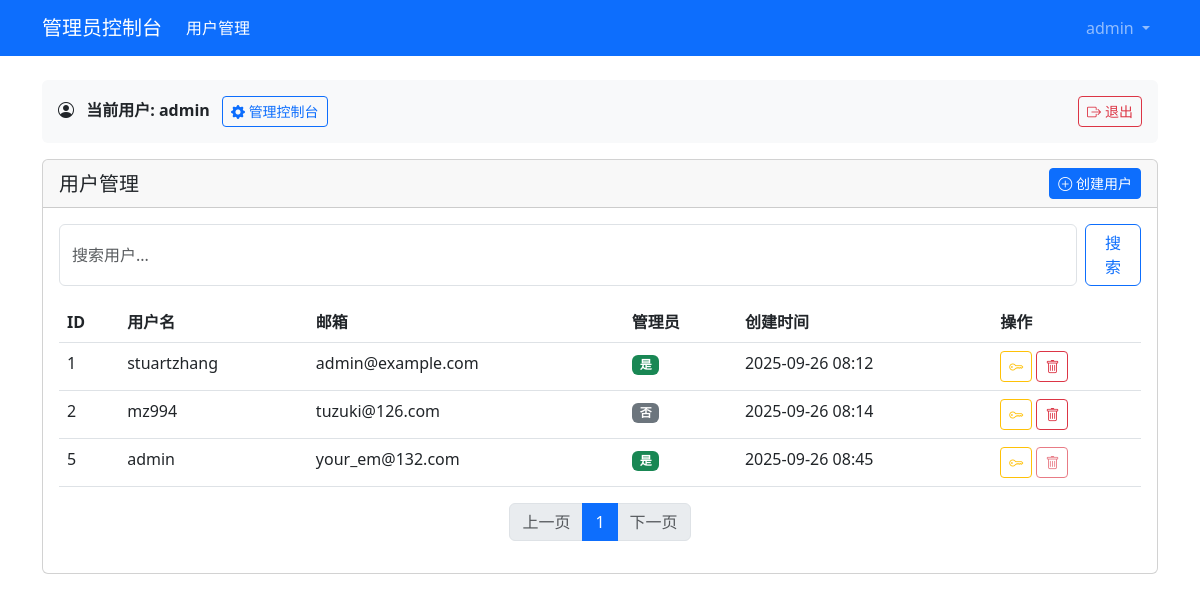
The app's page /admin/dashboard (signed in) with its own data.
### models/user.py (models this page shows, shortened)
class User(db.Model, UserMixin):
    __tablename__ = 'users'
    id = db.Column(db.Integer, primary_key=True)
    username = db.Column(db.String(64), unique=True, index=True)
    email = db.Column(db.String(120), unique=True, index=True)
    password_hash = db.Column(db.String(128))
    is_admin = db.Column(db.Boolean, default=False)
    created_at = db.Column(db.DateTime, default=datetime.utcnow)
    tasks = db.relationship('Task', backref='user', lazy='dynamic')
    issues = db.relationship('Issue', backref='user', lazy='dynamic')
    workflows = db.relationship('Workflow', backref='user', lazy='dynamic')
    @property
    def password(self):
        raise AttributeError('密码不是可读属性')

### routes/auth_routes.py (the view)
@auth_bp.route('/admin/dashboard')
@login_required
@admin_required
def admin_dashboard():
    search = request.args.get('search', '')
    page = request.args.get('page', 1, type=int)
    per_page = 10  # 每页显示的用户数量
    if search:
        users_query = User.query.filter(
            (User.username.contains(search)) |
            (User.email.contains(search))
        )
    else:
        users_query = User.query
    pagination = users_query.paginate(page=page, per_page=per_page, error_out=False)
    users = pagination.items
    return render_template('auth/admin_dashboard.html',
                          users=users,
                          pagination=pagination,
                          search=search)

### app.py (called while the page is built)
@login_manager.user_loader
def load_user(user_id):
    from models import User
    return User.query.get(int(user_id))

### routes/auth_routes.py (called while the page is built)
def admin_required(f):
    @wraps(f)
    def decorated_function(*args, **kwargs):
        if not current_user.is_authenticated or not current_user.is_admin:
            flash('您没有权限访问此页面', 'danger')
            return redirect(url_for('auth.login'))
        return f(*args, **kwargs)
    return decorated_function

### templates/auth/admin_dashboard.html (shortened to what this page needs)
{% extends 'base.html' %}
{% block navbar %}
<nav class="navbar navbar-expand-lg navbar-dark bg-primary">
    <div class="container">
        <a class="navbar-brand" href="{{ url_for('auth.admin_dashboard') }}">管理员控制台</a>
        <div class="collapse navbar-collapse" id="navbarNav">
            <ul class="navbar-nav me-auto">
                <li class="nav-item">
                    <a class="nav-link active" href="{{ url_for('auth.admin_dashboard') }}">用户管理</a>
                </li>
            </ul>
            <ul class="navbar-nav">
                <li class="nav-item dropdown">
                    <a class="nav-link dropdown-toggle" href="#" id="userDropdown" role="button" data-bs-toggle="dropdown">
                        {{ current_user.username }}
                    </a>
                </li>
            </ul>
        </div>
    </div>
</nav>
{% endblock %}
{% block content %}
<div class="row">
  <div class="col-md-12">
    <div class="card">
      <div class="card-header d-flex justify-content-between align-items-center">
        <h5 class="card-title mb-0">用户管理</h5>
        <a href="{{ url_for('auth.create_user') }}" class="btn btn-primary btn-sm">
          <i class="bi bi-plus-circle"></i> 创建用户
        </a>
      </div>
      <div class="card-body">
        <div class="mb-3">
          <form method="GET" action="{{ url_for('auth.admin_dashboard') }}" class="d-flex">
            <input type="text" name="search" class="form-control me-2" placeholder="搜索用户..." value="{{ search_query }}">
            <button type="submit" class="btn btn-outline-primary">搜索</button>
          </form>
        </div>
        <div class="table-responsive">
          <table class="table table-hover">
            <thead>
              <tr>
                <th>ID</th>
                <th>用户名</th>
                <th>邮箱</th>
                <th>管理员</th>
                <th>创建时间</th>
                <th>操作</th>
              </tr>
            </thead>
            <tbody>
              {% for user in users %}
              <tr>
                <td>{{ user.id }}</td>
                <td>{{ user.username }}</td>
                <td>{{ user.email }}</td>
                <td>
                  {% if user.is_admin %}
                  <span class="badge bg-success">是</span>
                  {% else %}
                  <span class="badge bg-secondary">否</span>
                  {% endif %}
                </td>
                <td>{{ user.created_at.strftime('%Y-%m-%d %H:%M') }}</td>
                <td>
                  <button class="btn btn-sm btn-outline-warning" data-bs-toggle="modal" data-bs-target="#resetPasswordModal"
                          data-user-id="{{ user.id }}" data-username="{{ user.username }}">
                    <i class="bi bi-key"></i>
                  </button>
                  {% if not user.is_admin or current_user.id != user.id %}
                  <button type="button" class="btn btn-sm btn-outline-danger"
                          data-bs-toggle="modal" data-bs-target="#deleteModal"
                          data-user-id="{{ user.id }}" data-username="{{ user.username }}">
                    <i class="bi bi-trash"></i>
                  </button>
                  {% else %}
                  <button class="btn btn-sm btn-outline-danger" disabled title="不能删除当前登录的管理员账号">
                    <i class="bi bi-trash"></i>
                  </button>
                  {% endif %}
                </td>
              </tr>
              {% endfor %}
            </tbody>
          </table>
        </div>
        <nav>
          <ul class="pagination justify-content-center">
            {% if pagination.has_prev %}
            <li class="page-item">
              <a class="page-link" href="{{ url_for('auth.admin_dashboard', page=pagination.prev_num, search=search_query) }}">上一页</a>
            </li>
            {% else %}
            <li class="page-item disabled">
              <span class="page-link">上一页</span>
            </li>
            {% endif %}
            {% for page in pagination.iter_pages() %}
              {% if page %}
                {% if page != pagination.page %}
                <li class="page-item">
                  <a class="page-link" href="{{ url_for('auth.admin_dashboard', page=page, search=search_query) }}">{{ page }}</a>
                </li>
                {% else %}
                <li class="page-item active">
                  <span class="page-link">{{ page }}</span>
                </li>
                {% endif %}
              {% else %}
                <li class="page-item disabled">
                  <span class="page-link">...</span>
                </li>
              {% endif %}
            {% endfor %}
            {% if pagination.has_next %}
            <li class="page-item">
              <a class="page-link" href="{{ url_for('auth.admin_dashboard', page=pagination.next_num, search=search_query) }}">下一页</a>
            </li>
            {% else %}
            <li class="page-item disabled">
              <span class="page-link">下一页</span>
            </li>
            {% endif %}
          </ul>
        </nav>
      </div>
    </div>
  </div>
</div>
{% endblock %}

### templates/base.html (shortened to what this page needs)
<!DOCTYPE html>
<html lang="zh-CN">
<head>
    <link rel="stylesheet" href="https://cdn.jsdelivr.net/npm/bootstrap@5.3.0/dist/css/bootstrap.min.css">
    <link rel="stylesheet" href="https://cdn.jsdelivr.net/npm/bootstrap-icons@1.10.0/font/bootstrap-icons.css">
</head>
<body>
    {% block navbar %}{% endblock %}
    <div class="container mt-4">
        {% if current_user.is_authenticated %}
        <div class="user-info-area bg-light p-3 mb-3 rounded d-flex justify-content-between align-items-center">
            <div>
                <i class="bi bi-person-circle me-2"></i>
                <span class="fw-bold">当前用户: {{ current_user.username }}</span>
                {% if current_user.is_admin %}
                <a href="{{ url_for('auth.admin_dashboard') }}" class="btn btn-outline-primary btn-sm ms-2">
                  <i class="bi bi-gear-fill"></i> 管理控制台
                </a>
                {% endif %}
            </div>
            <a href="{{ url_for('auth.logout') }}" class="btn btn-outline-danger btn-sm">
                <i class="bi bi-box-arrow-right me-1"></i>退出
            </a>
        </div>
        {% endif %}
        {% block content %}{% endblock %}
    </div>
</body>
</html>

### records on screen
User: username "admin", id "5", email "your_em@132.com", is_admin "是", created_at "2025-09-26 08:45"
User: id "1", username "stuartzhang", email "admin@example.com", is_admin "是", created_at "2025-09-26 08:12"
User: id "2", username "mz994", email "tuzuki@126.com", is_admin "否", created_at "2025-09-26 08:14"

### other values on screen
{{ page }} "1"
